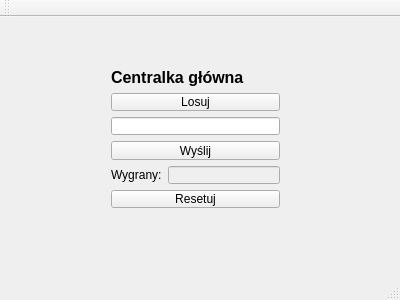
<?xml version="1.0" encoding="UTF-8"?>
<ui version="4.0">
 <class>MainWindow</class>
 <widget class="QMainWindow" name="MainWindow">
  <property name="geometry">
   <rect>
    <x>0</x>
    <y>0</y>
    <width>400</width>
    <height>300</height>
   </rect>
  </property>
  <property name="windowTitle">
   <string>MainWindow</string>
  </property>
  <widget class="QWidget" name="centralWidget">
   <widget class="QWidget" name="">
    <property name="geometry">
     <rect>
      <x>100</x>
      <y>40</y>
      <width>191</width>
      <height>162</height>
     </rect>
    </property>
    <layout class="QVBoxLayout" name="verticalLayout">
     <item>
      <widget class="QLabel" name="label">
       <property name="font">
        <font>
         <pointsize>12</pointsize>
         <weight>75</weight>
         <bold>true</bold>
        </font>
       </property>
       <property name="text">
        <string>Centralka główna</string>
       </property>
      </widget>
     </item>
     <item>
      <widget class="QPushButton" name="pushButton">
       <property name="text">
        <string>Losuj</string>
       </property>
      </widget>
     </item>
     <item>
      <widget class="QLineEdit" name="lineEdit"/>
     </item>
     <item>
      <widget class="QPushButton" name="pushButton_2">
       <property name="text">
        <string>Wyślij</string>
       </property>
      </widget>
     </item>
     <item>
      <layout class="QHBoxLayout" name="horizontalLayout">
       <item>
        <widget class="QLabel" name="label_2">
         <property name="text">
          <string>Wygrany:</string>
         </property>
        </widget>
       </item>
       <item>
        <widget class="QLineEdit" name="lineEdit_2">
         <property name="enabled">
          <bool>false</bool>
         </property>
        </widget>
       </item>
      </layout>
     </item>
     <item>
      <widget class="QPushButton" name="pushButton_3">
       <property name="text">
        <string>Resetuj</string>
       </property>
      </widget>
     </item>
    </layout>
   </widget>
  </widget>
  <widget class="QMenuBar" name="menuBar">
   <property name="geometry">
    <rect>
     <x>0</x>
     <y>0</y>
     <width>400</width>
     <height>21</height>
    </rect>
   </property>
  </widget>
  <widget class="QToolBar" name="mainToolBar">
   <attribute name="toolBarArea">
    <enum>TopToolBarArea</enum>
   </attribute>
   <attribute name="toolBarBreak">
    <bool>false</bool>
   </attribute>
  </widget>
  <widget class="QStatusBar" name="statusBar"/>
 </widget>
 <layoutdefault spacing="6" margin="11"/>
 <resources/>
 <connections/>
</ui>
